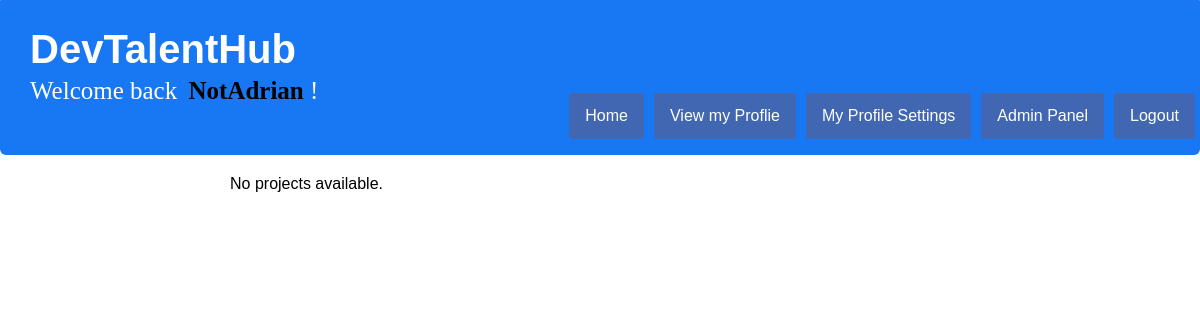
Page /manage_projects.php (signed in) on the earlier database version.
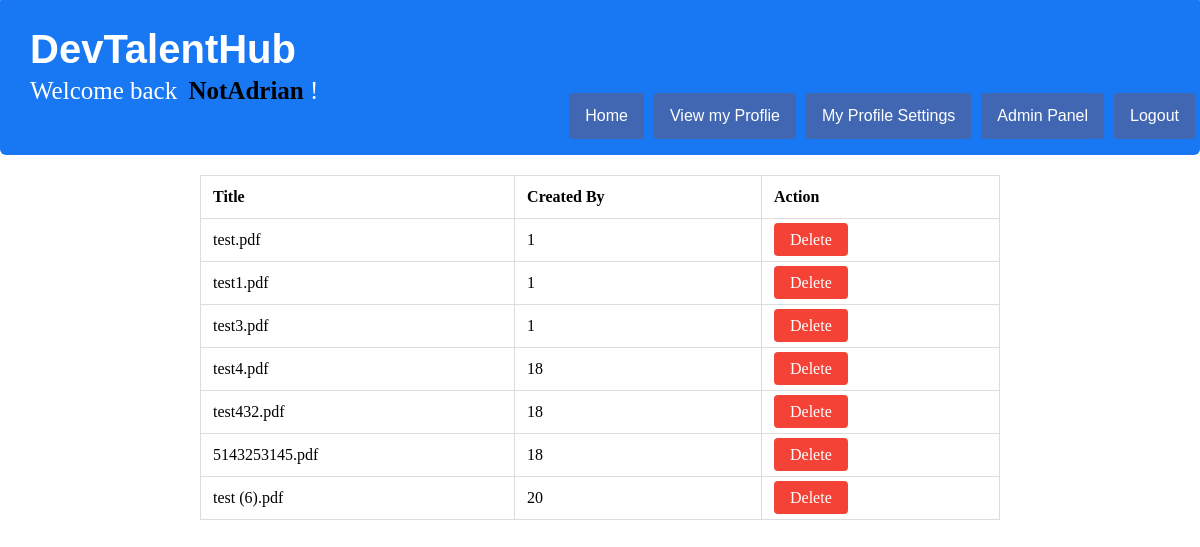
Same page on the later database version.
### tables this page shows
CREATE TABLE `projects` (
  `id` int(11) NOT NULL,
  `filename` varchar(255) NOT NULL,
  `file_content` text NOT NULL,
  `file_type` varchar(10) NOT NULL,
  `created_at` timestamp NOT NULL DEFAULT current_timestamp(),
  `createdBy` int(5) NOT NULL,
  `portfolio_id` int(11) NOT NULL
);

### manage_projects.php (the view, shortened to what this page needs)
<?php
require_once('config.php');
require_once(ROOT_PATH . '/includes/head_section.php');
require_once(ROOT_PATH . '/includes/navbar_logged_in.php');
?>
<head>
</head>
<body>
    <div class="container">
        <?php
        $query = "SELECT * FROM projects";
        $results = mysqli_query($link, $query);
        if ($results && mysqli_num_rows($results) > 0) {
            echo "<table class='project-table'>";
            echo "<thead><tr><th>Title</th><th>Created By</th><th>Action</th></tr></thead>";
            echo "<tbody>";
            while ($project = mysqli_fetch_assoc($results)) {
                echo "<tr>";
                echo "<td>{$project['filename']}</td>";
                echo "<td>{$project['createdBy']}</td>";
                echo "<td><a href='?delete_id={$project['id']}' class='delete-btn'>Delete</a></td>";
                echo "</tr>";
            }
            echo "</tbody></table>";
        } else {
            echo "<p>No projects available.</p>";
        }
        ?>
    </div>
</body>
</html>

Differences in the rows shown:
added projects: filename "test.pdf", createdBy "1"
added projects: filename "test1.pdf", createdBy "1"
added projects: filename "test3.pdf", createdBy "1"
added projects: filename "test4.pdf", createdBy "18"
added projects: filename "test432.pdf", createdBy "18"
added projects: filename "5143253145.pdf", createdBy "18"
added projects: filename "test (6).pdf", createdBy "20"
Other differences:
text no longer shown: "No projects available."
text now shown: "Title Created By Action"
